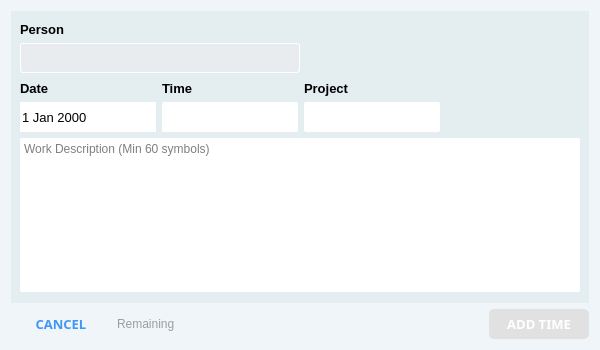
<?xml version="1.0" encoding="UTF-8"?>
<ui version="4.0">
 <class>AddTimeDialog</class>
 <widget class="QDialog" name="AddTimeDialog">
  <property name="geometry">
   <rect>
    <x>0</x>
    <y>0</y>
    <width>600</width>
    <height>350</height>
   </rect>
  </property>
  <property name="windowTitle">
   <string>Dialog</string>
  </property>
  <property name="styleSheet">
   <string notr="true">background-color: rgb(240, 245, 250);</string>
  </property>
  <layout class="QVBoxLayout" name="verticalLayout_4">
   <item>
    <widget class="QFrame" name="frame">
     <property name="styleSheet">
      <string notr="true">background-color: rgb(228, 237, 240);
border: none;</string>
     </property>
     <property name="frameShape">
      <enum>QFrame::StyledPanel</enum>
     </property>
     <property name="frameShadow">
      <enum>QFrame::Raised</enum>
     </property>
     <layout class="QVBoxLayout" name="verticalLayout_5">
      <item>
       <spacer name="verticalSpacer">
        <property name="orientation">
         <enum>Qt::Vertical</enum>
        </property>
        <property name="sizeHint" stdset="0">
         <size>
          <width>20</width>
          <height>40</height>
         </size>
        </property>
       </spacer>
      </item>
      <item>
       <widget class="QLabel" name="label">
        <property name="font">
         <font>
          <pointsize>10</pointsize>
          <weight>75</weight>
          <bold>true</bold>
         </font>
        </property>
        <property name="text">
         <string>Person</string>
        </property>
       </widget>
      </item>
      <item>
       <layout class="QHBoxLayout" name="horizontalLayout_3">
        <item>
         <widget class="QLineEdit" name="lineEditPerson">
          <property name="enabled">
           <bool>false</bool>
          </property>
          <property name="minimumSize">
           <size>
            <width>0</width>
            <height>30</height>
           </size>
          </property>
          <property name="font">
           <font>
            <pointsize>10</pointsize>
           </font>
          </property>
          <property name="styleSheet">
           <string notr="true">border: 1px solid white;
border-radius: 3px;
background-color: rgb(233, 236, 239);</string>
          </property>
         </widget>
        </item>
        <item>
         <spacer name="horizontalSpacer_2">
          <property name="orientation">
           <enum>Qt::Horizontal</enum>
          </property>
          <property name="sizeHint" stdset="0">
           <size>
            <width>40</width>
            <height>20</height>
           </size>
          </property>
         </spacer>
        </item>
       </layout>
      </item>
      <item>
       <spacer name="verticalSpacer_3">
        <property name="orientation">
         <enum>Qt::Vertical</enum>
        </property>
        <property name="sizeHint" stdset="0">
         <size>
          <width>20</width>
          <height>40</height>
         </size>
        </property>
       </spacer>
      </item>
      <item>
       <layout class="QHBoxLayout" name="horizontalLayout" stretch="1,1,1,0">
        <item>
         <layout class="QVBoxLayout" name="verticalLayout">
          <item>
           <widget class="QLabel" name="label_2">
            <property name="font">
             <font>
              <pointsize>10</pointsize>
              <weight>75</weight>
              <bold>true</bold>
             </font>
            </property>
            <property name="text">
             <string>Date</string>
            </property>
           </widget>
          </item>
          <item>
           <widget class="QDateEdit" name="dateEditDate">
            <property name="minimumSize">
             <size>
              <width>0</width>
              <height>30</height>
             </size>
            </property>
            <property name="font">
             <font>
              <pointsize>10</pointsize>
             </font>
            </property>
            <property name="styleSheet">
             <string notr="true">QDateEdit {
border: none;
background-color: rgb(255, 255, 255)
}
QDateEdit::drop-down 
{
    border: 0px;
}

QDateEdit::down-arrow {
    image: url(:/images/images/calendarIcon.png);
    width: 25px;
    height: 25px;
	margin-right: 10px;

}</string>
            </property>
            <property name="calendarPopup">
             <bool>true</bool>
            </property>
           </widget>
          </item>
         </layout>
        </item>
        <item>
         <layout class="QVBoxLayout" name="verticalLayout_2">
          <item>
           <widget class="QLabel" name="label_3">
            <property name="font">
             <font>
              <pointsize>10</pointsize>
              <weight>75</weight>
              <bold>true</bold>
             </font>
            </property>
            <property name="text">
             <string>Time</string>
            </property>
           </widget>
          </item>
          <item>
           <widget class="QLineEdit" name="lineEditTime">
            <property name="minimumSize">
             <size>
              <width>0</width>
              <height>30</height>
             </size>
            </property>
            <property name="font">
             <font>
              <pointsize>10</pointsize>
             </font>
            </property>
            <property name="styleSheet">
             <string notr="true">border-radius: 2px;
border: none;
background-color: rgb(255, 255, 255);</string>
            </property>
           </widget>
          </item>
         </layout>
        </item>
        <item>
         <layout class="QVBoxLayout" name="verticalLayout_3">
          <item>
           <widget class="QLabel" name="label_4">
            <property name="font">
             <font>
              <pointsize>10</pointsize>
              <weight>75</weight>
              <bold>true</bold>
             </font>
            </property>
            <property name="text">
             <string>Project</string>
            </property>
           </widget>
          </item>
          <item>
           <widget class="QComboBox" name="comboBoxProject">
            <property name="minimumSize">
             <size>
              <width>0</width>
              <height>30</height>
             </size>
            </property>
            <property name="font">
             <font>
              <pointsize>10</pointsize>
             </font>
            </property>
            <property name="styleSheet">
             <string notr="true">QComboBox {
border-radius: 2px;
border: none;
background-color: rgb(255, 255, 255);
}
QComboBox::drop-down 
{
    border: 0px;
}

QComboBox::down-arrow {
    image: url(:/images/images/dA.png);
    width: 25px;
    height: 25px;
	margin-right: 10px;
}</string>
            </property>
           </widget>
          </item>
         </layout>
        </item>
        <item>
         <spacer name="horizontalSpacer_3">
          <property name="orientation">
           <enum>Qt::Horizontal</enum>
          </property>
          <property name="sizeHint" stdset="0">
           <size>
            <width>140</width>
            <height>20</height>
           </size>
          </property>
         </spacer>
        </item>
       </layout>
      </item>
      <item>
       <widget class="QTextEdit" name="textEditDescription">
        <property name="enabled">
         <bool>true</bool>
        </property>
        <property name="font">
         <font>
          <pointsize>9</pointsize>
         </font>
        </property>
        <property name="styleSheet">
         <string notr="true">border-radius: 2px;
border: none;
background-color: rgb(255, 255, 255);</string>
        </property>
        <property name="placeholderText">
         <string>Work Description (Min 60 symbols)</string>
        </property>
       </widget>
      </item>
      <item>
       <spacer name="verticalSpacer_2">
        <property name="orientation">
         <enum>Qt::Vertical</enum>
        </property>
        <property name="sizeHint" stdset="0">
         <size>
          <width>20</width>
          <height>40</height>
         </size>
        </property>
       </spacer>
      </item>
     </layout>
    </widget>
   </item>
   <item>
    <layout class="QHBoxLayout" name="horizontalLayout_2">
     <item>
      <widget class="QPushButton" name="buttonCancel">
       <property name="minimumSize">
        <size>
         <width>100</width>
         <height>30</height>
        </size>
       </property>
       <property name="font">
        <font>
         <family>Century Gothic</family>
         <pointsize>10</pointsize>
         <weight>75</weight>
         <bold>true</bold>
        </font>
       </property>
       <property name="styleSheet">
        <string notr="true">
QPushButton {	
border: none;
color: rgb(64, 150, 244);
background-color: transparent;
}

QPushButton:pressed {
alternate-background-color: rgb(231, 236, 240);
}
QPushButton:hover {
background-color: rgb(245, 250, 255);
}</string>
       </property>
       <property name="text">
        <string>CANCEL</string>
       </property>
      </widget>
     </item>
     <item>
      <widget class="QLabel" name="labelRemainingSymbols">
       <property name="font">
        <font>
         <pointsize>9</pointsize>
        </font>
       </property>
       <property name="styleSheet">
        <string notr="true">color: rgb(157, 157, 157);</string>
       </property>
       <property name="text">
        <string>Remaining</string>
       </property>
      </widget>
     </item>
     <item>
      <spacer name="horizontalSpacer">
       <property name="orientation">
        <enum>Qt::Horizontal</enum>
       </property>
       <property name="sizeHint" stdset="0">
        <size>
         <width>40</width>
         <height>20</height>
        </size>
       </property>
      </spacer>
     </item>
     <item>
      <widget class="QPushButton" name="buttonAddTime">
       <property name="enabled">
        <bool>false</bool>
       </property>
       <property name="minimumSize">
        <size>
         <width>100</width>
         <height>30</height>
        </size>
       </property>
       <property name="font">
        <font>
         <family>Century Gothic</family>
         <pointsize>10</pointsize>
         <weight>75</weight>
         <bold>true</bold>
        </font>
       </property>
       <property name="styleSheet">
        <string notr="true">QPushButton {	
	background-color: rgb(64, 150, 244);
	border-radius: 5px;
	color: rgb(255, 255, 255);
	border:none
}

QPushButton:pressed {
background-color: rgb(57, 134, 217);

}
QPushButton:hover {
background-color: rgb(67, 158, 255);
}

QPushButton:disabled {
background-color: rgb(225, 225, 225);
}


</string>
       </property>
       <property name="text">
        <string>ADD TIME</string>
       </property>
      </widget>
     </item>
    </layout>
   </item>
  </layout>
 </widget>
 <resources/>
 <connections/>
</ui>
